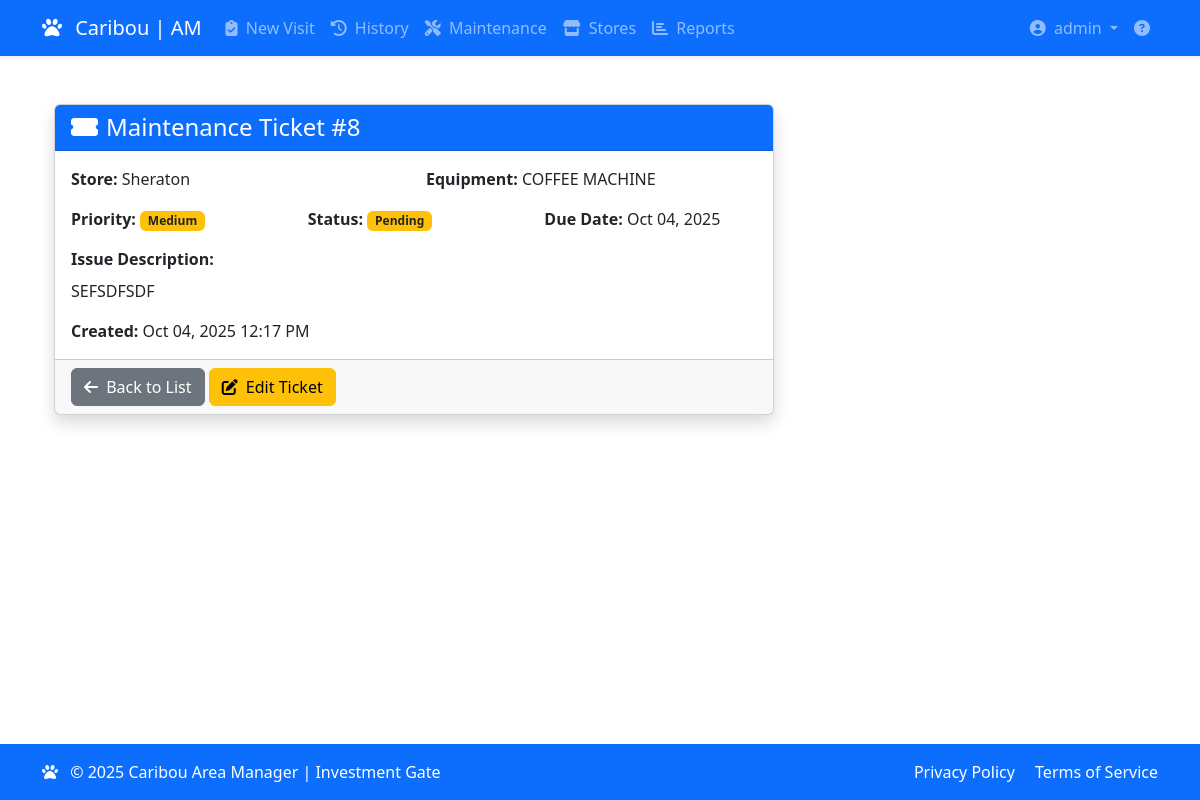
Page /checklist/maintenance/8/ (signed in) on the committed database.
### checklist/models.py (models this page shows, shortened)
class MaintenanceTicket(models.Model):
    visit = models.ForeignKey(
        'AreaManagerVisit',
        on_delete=models.CASCADE,
        related_name='maintenance_tickets'
    )
    STATUS_CHOICES = [
        ('pending', 'Pending'),
        ('in_progress', 'In Progress'),
        ('completed', 'Completed')
    ]
    equipment = models.CharField(max_length=100)
    issue_description = models.TextField()
    priority = models.CharField(
        max_length=10,
        choices=PriorityChoices.choices,
        default=PriorityChoices.MEDIUM
    )
    due_date = models.DateField(blank=True, null=True)
    status = models.CharField(
        max_length=20,
        choices=STATUS_CHOICES,
        default='pending'
    )
    created_date = models.DateTimeField(auto_now_add=True)
    closed_date = models.DateTimeField(null=True, blank=True)
    attachments = models.FileField(upload_to='maintenance_attachments/', null=True, blank=True)
    class Meta:
        ordering = ['-created_date']

class AreaManagerVisit(models.Model):
    store = models.ForeignKey(Store, on_delete=models.CASCADE, related_name='visits')
    manager = models.ForeignKey(User, on_delete=models.CASCADE)
    date = models.DateField(auto_now_add=True)
    month = models.CharField(max_length=20)
    day = models.IntegerField(default=1)
    time = models.TimeField(auto_now_add=True)
    overall_score = models.IntegerField(blank=True, null=True)
    notes = models.TextField(blank=True)
    run_out_items = models.TextField(blank=True)
    maintenance_needed = models.TextField(blank=True)
    general_notes = models.TextField(blank=True)
    is_draft = models.BooleanField(default=False)
    created_at = models.DateTimeField(auto_now_add=True)
    updated_at = models.DateTimeField(auto_now=True)
    time_in = models.TimeField('Time In', default=timezone.now)
    time_out = models.TimeField('Time Out', blank=True, null=True)

class Store(models.Model):
    name = models.CharField(max_length=100)
    address = models.TextField()
    manager_name = models.CharField(max_length=100, blank=True)
    phone = models.CharField(max_length=20, blank=True, validators=[RegexValidator(r'^\+?1?\d{9,15}$', 'Enter valid phone number (e.g. +1234567890)')], help_text='Store contact number with country code')
    email = models.EmailField(blank=True)
    is_active = models.BooleanField(default=True)
    area = models.ForeignKey(Area, on_delete=models.SET_NULL, null=True, blank=True, related_name='stores')
    equipment_categories = models.ManyToManyField('EquipmentCategory', blank=True)

### checklist/views/maintenance_views.py (the view)
# urls.py: path('maintenance/<int:ticket_id>/', views.maintenance_detail, name='maintenance_detail'),
@login_required
def maintenance_detail(request, ticket_id):
    ticket = get_object_or_404(MaintenanceTicket, id=ticket_id)
    return render(request, 'checklist/maintenance_detail.html', {'ticket': ticket})

### checklist/templatetags/checklist_tags.py (called while the page is built)
@register.simple_tag
def priority_badge(priority):
    if priority == 'high':
        return 'bg-danger'
    elif priority == 'medium':
        return 'bg-warning text-dark'
    else:
        return 'bg-success'

@register.simple_tag
def status_badge(status):
    status_map = {
        'pending': 'bg-warning text-dark',
        'in_progress': 'bg-info text-dark',
        'completed': 'bg-success',
        'N': 'bg-primary',
        'IP': 'bg-info text-dark'
    }
    return status_map.get(status, 'bg-secondary')

### templates/checklist/maintenance_detail.html (shortened to what this page needs)
{% extends 'checklist/base.html' %}
{% load checklist_tags %}
{% block content %}
<div class="container mt-4">
    <div class="row">
        <div class="col-lg-8">
            <div class="card shadow">
                <div class="card-header bg-primary text-white">
                    <h4 class="mb-0"><i class="fas fa-ticket-alt me-2"></i>Maintenance Ticket #{{ ticket.id }}</h4>
                </div>
                <div class="card-body">
                    <div class="row mb-3">
                        <div class="col-md-6">
                            <strong>Store:</strong> {{ ticket.visit.store.name }}
                        </div>
                        <div class="col-md-6">
                            <strong>Equipment:</strong> {{ ticket.equipment }}
                        </div>
                    </div>
                    <div class="row mb-3">
                        <div class="col-md-4">
                            <strong>Priority:</strong>
                            <span class="badge {% priority_badge ticket.priority %}">{{ ticket.get_priority_display }}</span>
                        </div>
                        <div class="col-md-4">
                            <strong>Status:</strong>
                            <span class="badge {% status_badge ticket.status %}">{{ ticket.get_status_display }}</span>
                        </div>
                        <div class="col-md-4">
                            <strong>Due Date:</strong> {{ ticket.due_date|date:"M d, Y" }}
                        </div>
                    </div>
                    <div class="mb-3">
                        <strong>Issue Description:</strong>
                        <p class="mt-2">{{ ticket.issue_description }}</p>
                    </div>
                    <div class="row">
                        <div class="col-md-6">
                            <strong>Created:</strong> {{ ticket.created_date|date:"M d, Y g:i A" }}
                        </div>
                    </div>
                </div>
                <div class="card-footer">
                    <a href="{% url 'checklist:maintenance_list' %}" class="btn btn-secondary">
                        <i class="fas fa-arrow-left me-1"></i> Back to List
                    </a>
                    <a href="{% url 'checklist:edit_maintenance' ticket.id %}" class="btn btn-warning">
                        <i class="fas fa-edit me-1"></i> Edit Ticket
                    </a>
                </div>
            </div>
        </div>
    </div>
</div>
{% endblock %}

### templates/checklist/navbar.html (shortened to what this page needs)
<nav class="navbar navbar-expand-lg navbar-dark bg-primary shadow-sm">
    <div class="container">
        <a class="navbar-brand" href="{% url 'checklist:dashboard' %}">
            <i class="fas fa-paw me-2"></i>
            Caribou | AM
        </a>
        <div class="collapse navbar-collapse" id="mainNav">
            <ul class="navbar-nav me-auto">
                <li class="nav-item">
                    <a class="nav-link" href="{% url 'checklist:new_checklist' %}">
                        <i class="fas fa-clipboard-check me-1"></i>
                        New Visit
                    </a>
                </li>
                <li class="nav-item">
                    <a class="nav-link" href="{% url 'checklist:checklist_history' %}">
                        <i class="fas fa-history me-1"></i>
                        History
                    </a>
                </li>
                <li class="nav-item">
                    <a class="nav-link" href="{% url 'checklist:maintenance_list' %}">
                        <i class="fas fa-tools me-1"></i>
                        Maintenance
                    </a>
                </li>
                <li class="nav-item">
                    <a class="nav-link" href="{% url 'checklist:store_list' %}">
                        <i class="fas fa-store me-1"></i>
                        Stores
                    </a>
                </li>
                <li class="nav-item">
                    <a class="nav-link" href="{% url 'checklist:reports' %}">
                        <i class="fas fa-chart-bar me-1"></i>
                        Reports
                    </a>
                </li>
            </ul>
            <ul class="navbar-nav ms-auto">
                <li class="nav-item dropdown">
                    <button class="nav-link dropdown-toggle btn btn-link" type="button" data-bs-toggle="dropdown" aria-expanded="false" onkeydown="if(event.key==='Enter'||event.key===' '){this.click()}">
                        <i class="fas fa-user-circle me-1"></i>
                        {{ user.get_full_name|default:user.get_username }}
                    </button>
                </li>
                <li class="nav-item">
                    <a class="nav-link" href="{% url 'help' %}" title="Help">
                        <i class="fas fa-question-circle"></i>
                    </a>
                </li>
            </ul>
        </div>
    </div>
</nav>

### templates/checklist/base.html (style rules this page uses)
body { min-height: 100vh; display: flex; flex-direction: column; }

### rows in the picture
MaintenanceTicket: id "8", visit.store.name "Sheraton", equipment "COFFEE MACHINE", priority "Medium", status "Pending", due_date "Oct 04, 2025", issue_description "SEFSDFSDF", created_date "Oct 04, 2025 12:17 PM"

### other values in the picture
{{ user.get_full_name|default:user.get_username }} "admin"
